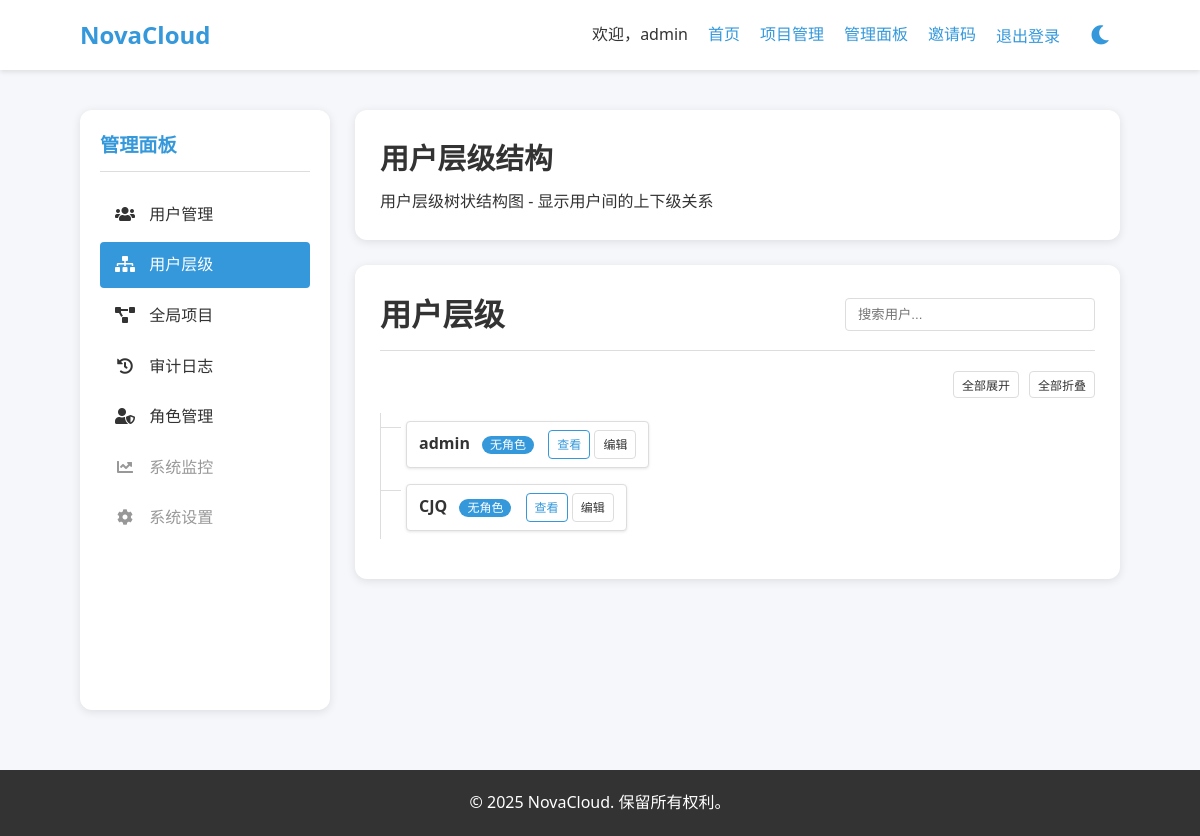
Page /admin-panel/users/hierarchy/ (signed in) on the earlier database version.
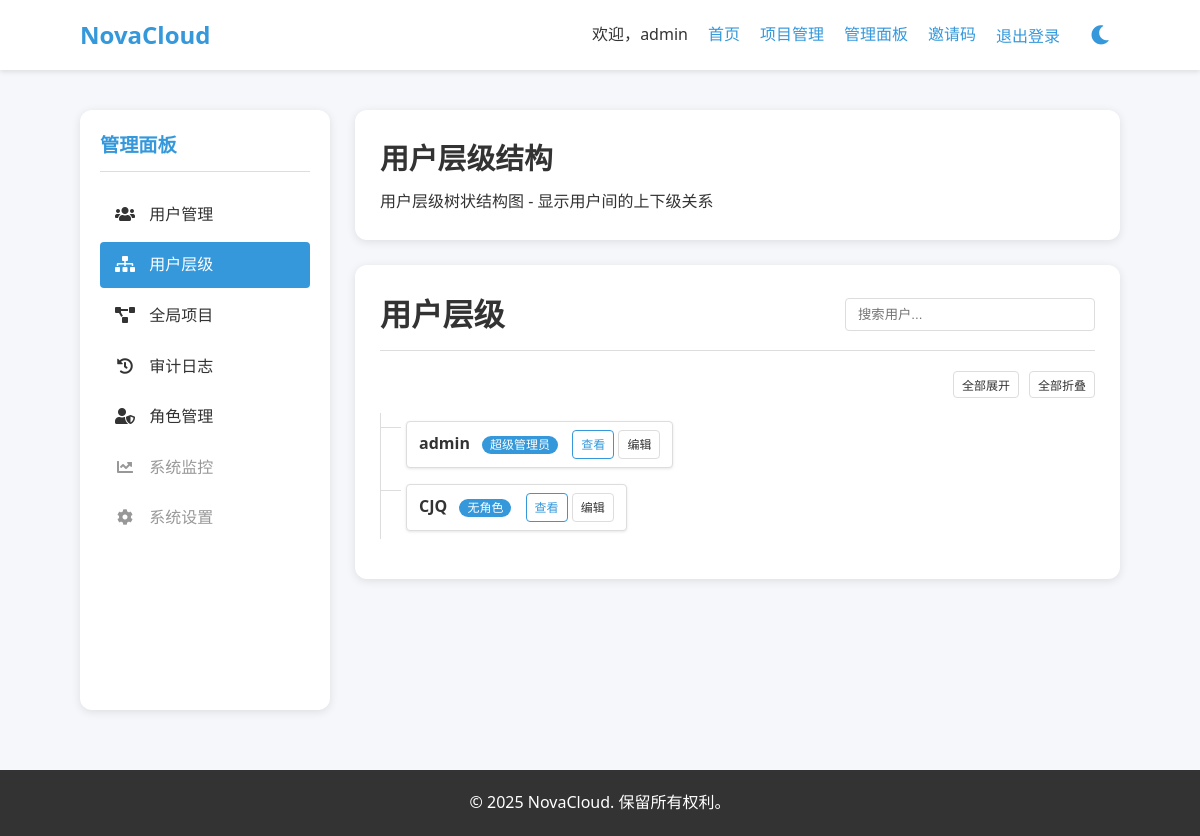
Same page on the later database version.
### admin_panel/models.py (models this page shows, shortened)
class Role(models.Model):
    name = models.CharField(
        max_length=50,
        unique=True,
        verbose_name="角色名称"
    )
    description = models.TextField(
        blank=True,
        null=True,
        verbose_name="角色描述"
    )
    permissions = models.ManyToManyField(
        Permission,
        blank=True,
        verbose_name="权限",
        related_name="roles"
    )
    class Meta:
        verbose_name = "角色"
        verbose_name_plural = "角色"
        ordering = ['name']

### admin_panel/views.py (the view)
# urls.py: path('users/hierarchy/', views.UserHierarchyView.as_view(), name='user_hierarchy'),
class UserHierarchyView(LoginRequiredMixin, AdminRequiredMixin, TemplateView):
    template_name = 'admin_panel/users/user_hierarchy.html'
    def get_context_data(self, **kwargs):
        context = super().get_context_data(**kwargs)
        user = self.request.user
        if user.is_superuser:
            root_users = User.objects.filter(profile__parent_user__isnull=True)
            user_tree = self._build_user_tree(root_users)
        else:
            user_tree = [self._build_user_subtree(user)]
        context['user_tree'] = user_tree
        context['title'] = '用户层级结构'
        return context
    def _build_user_tree(self, users):
        return [self._build_user_subtree(user) for user in users]
    def _build_user_subtree(self, user):
        role_name = user.profile.role.name if hasattr(user, 'profile') and user.profile.role else '无角色'
        subordinates = User.objects.filter(profile__parent_user=user)
        node = {
            'id': user.id,
            'username': user.username,
            'role': role_name,
            'is_active': user.is_active,
            'children': [self._build_user_subtree(sub) for sub in subordinates] if subordinates else []
        }
        return node

### admin_panel/views.py (called while the page is built)
    def test_func(self):
        return self.request.user.is_staff or (
            hasattr(self.request.user, 'profile') and
            self.request.user.profile.role and
            self.request.user.profile.role.permissions.filter(codename='can_manage_users').exists()
        )

### templates/admin_panel/users/user_hierarchy.html (shortened to what this page needs)
{% extends 'admin_panel/base_admin.html' %}
{% load static %}
{% block admin_content %}
<div class="admin-content-header">
    <h1>{{ title }}</h1>
    <p>用户层级树状结构图 - 显示用户间的上下级关系</p>
</div>
<div class="admin-box">
    <div class="admin-box-title">
        <h2>用户层级</h2>
        <div class="search-filter-box">
            <input type="text" id="userSearch" class="form-control" placeholder="搜索用户..." onkeyup="filterUsers()">
        </div>
    </div>
    <div class="admin-box-toolbar">
        <button class="btn btn-outline-secondary btn-sm" onclick="expandAll()">全部展开</button>
        <button class="btn btn-outline-secondary btn-sm" style="margin-left: 10px;" onclick="collapseAll()">全部折叠</button>
    </div>
    <div class="admin-box-content">
        <div class="user-tree">
            {% if user_tree %}
                {% include "admin_panel/users/user_tree_node.html" with nodes=user_tree %}
            {% else %}
                <div class="empty-state">
                    <p>没有用户数据可显示</p>
                </div>
            {% endif %}
        </div>
    </div>
</div>
{% endblock %}

### templates/base.html (shortened to what this page needs)
<!DOCTYPE html>
<html lang="zh-CN">
<head>
    {% load static %}
    <link rel="stylesheet" href="{% static 'fontawesome/css/all.min.css' %}">
    <link rel="stylesheet" href="{% static 'css/style.css' %}">
</head>
<body>
    <header class="site-header">
        <div class="container">
            <div class="logo">
                <a href="{% url 'core:index' %}">NovaCloud</a>
            </div>
            <nav class="main-nav">
                <ul>
                    {% if user.is_authenticated %}
                        <li>欢迎，{{ user.username }}</li>
                        <li><a href="{% url 'core:index' %}">首页</a></li>
                        <li><a href="{% url 'iot_devices:project_list' %}">项目管理</a></li>
                        {% if user.is_staff or user.profile.role.permissions.exists %}
                        <li><a href="{% url 'admin_panel:user_list' %}">管理面板</a></li>
                        {% endif %}
                        <li>
                            <a href="{% url 'accounts:invitation_list' %}">邀请码</a>
                        </li>
                        <li>
                            <form method="post" action="{% url 'accounts:logout' %}" class="logout-form">
                                <button type="submit" class="logout-btn">退出登录</button>
                            </form>
                        </li>
                        <li>
                            <button id="theme-toggle" class="theme-toggle" aria-label="切换主题">
                                <i class="fas fa-moon" id="dark-icon"></i>
                            </button>
                        </li>
                    {% endif %}
                </ul>
            </nav>
        </div>
    </header>
    <main class="site-content">
        <div class="container">
            {% block content %}{% endblock %}
        </div>
    </main>
    <footer class="site-footer">
        <div class="container">
            <p>&copy; {% now "Y" %} NovaCloud. 保留所有权利。</p>
        </div>
    </footer>
</body>
</html>

### templates/admin_panel/users/user_tree_node.html (shortened to what this page needs)
<ul>
    {% for node in nodes %}
        <li>
            <div class="user-node {% if not node.is_active %}user-inactive{% endif %}">
                <strong>{{ node.username }}</strong>
                <span class="badge badge-info">{{ node.role }}</span>
                <div class="node-actions">
                    <a href="{% url 'admin_panel:user_detail' node.id %}" class="btn btn-sm btn-outline-primary">查看</a>
                    <a href="{% url 'admin_panel:user_update' node.id %}" class="btn btn-sm btn-outline-secondary">编辑</a>
                </div>
            </div>
        </li>
    {% endfor %}
</ul>

Differences in the rows shown:
added Role: role "超级管理员"
Other differences:
new list line: "admin"
new list line: "查看 编辑"
list line gone: "admin"
list line gone: "无角色 查看 编辑"
